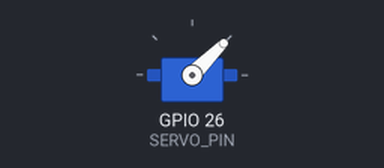
The sketch below on a simulated ESP32. Parts: servo.

Above: at 1.0 s.
At 2.0 s:
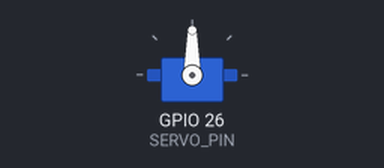
Timing chart, 0 to 3.5 s (numbered marks = the images above):
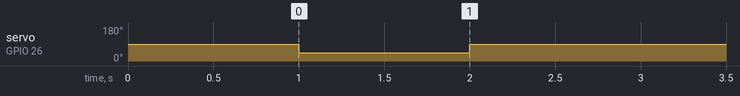

Measured:
- by itself, servo on GPIO 26 (SERVO_PIN): 90° → 45° at 1.0 s, → 90° 1.0 s later

The sketch:

servo.ino
```cpp
#include <ESP32Servo.h>

#define SERVO_PIN 26 // ESP32 pin GIOP26 connected to servo motor

Servo servoMotor;

void setup() {
  servoMotor.attach(SERVO_PIN);  // attaches the servo on ESP32 pin
  servoMotor.write(90);
  delay(1000);
  servoMotor.write(45);
  delay(1000);
  servoMotor.write(90);
}
void loop() {
}
```
